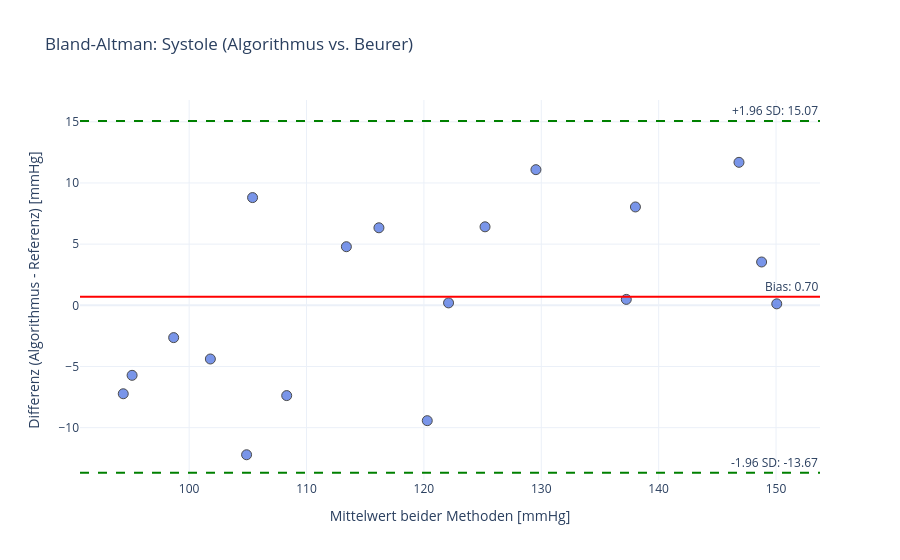
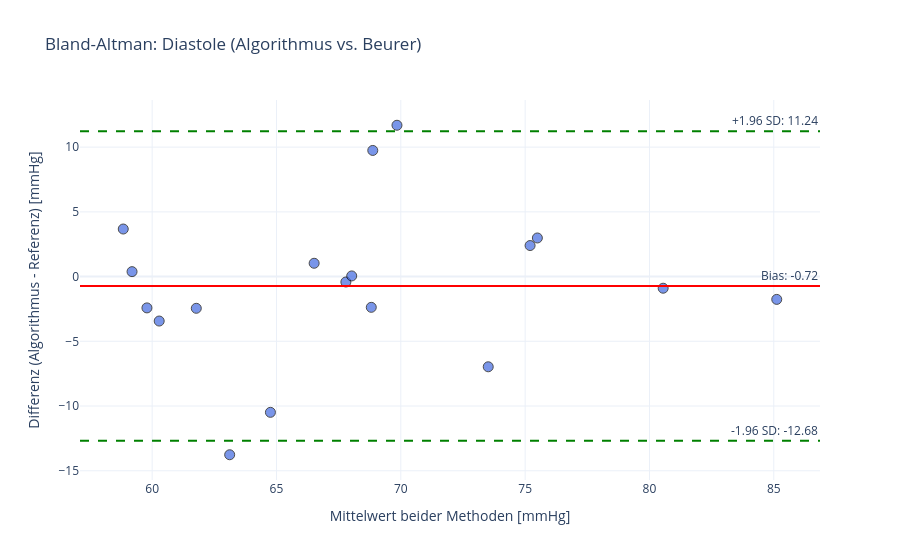
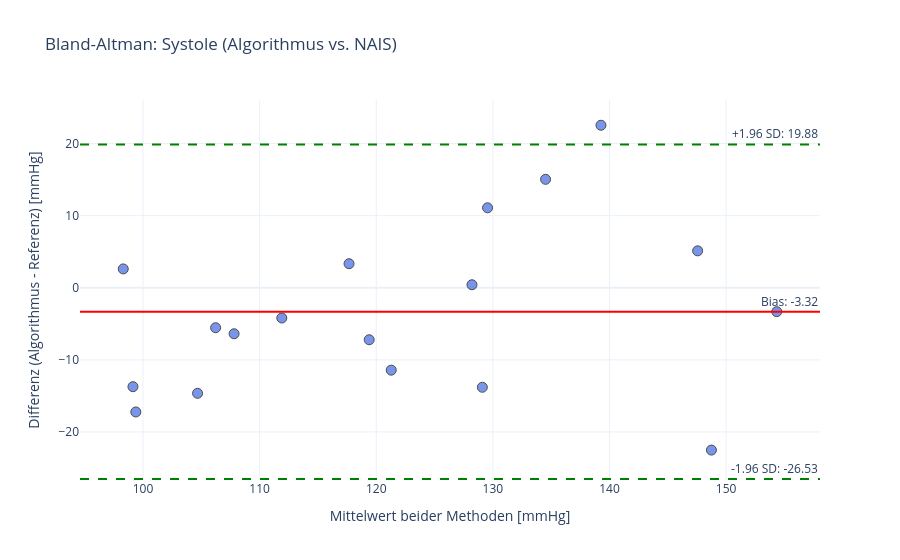
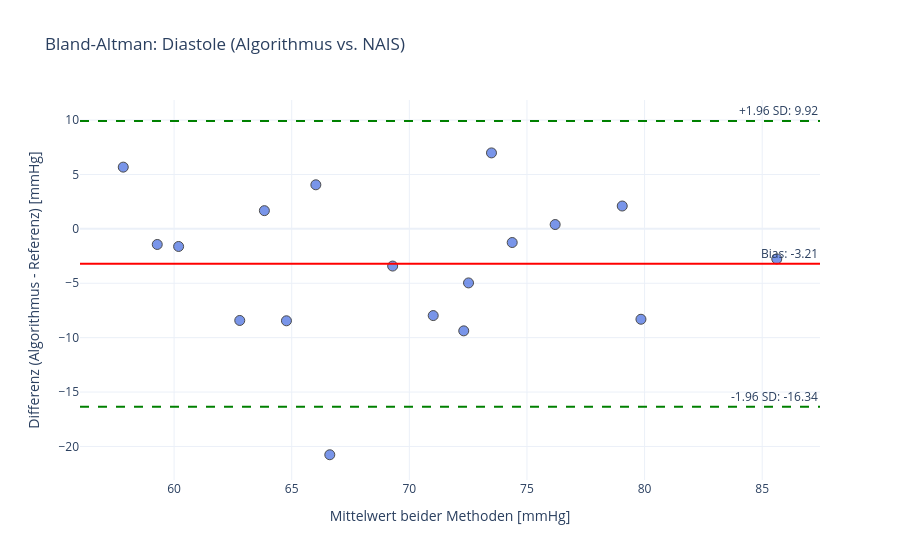

Notebook code for these charts, in order:
### Markdown cell above
### Messungen optimiert auf Beurer

### Code cell
run_analysis(catagories[1])

### Figure 1 — Plotly figure (JSON) as saved in the notebook; plotly's stock layout.template omitted (floating-point values rounded to 4 significant figures)
{"data": [{"hovertemplate": "<b>Messung: %{text}</b><br>Mittelwert: %{x:.1f} mmHg<br>Fehler (Algo-Ref): %{y:.1f} mmHg<extra></extra>", "marker": {"color": "royalblue", "line": {"color": "black", "width": 1}, "opacity": 0.7, "size": 10}, "mode": "markers", "name": "Messungen", "text": ["P01_REST_01_100825", "P01_REST_02_100825", "P01_ACTIV_01_160925", "P02_REST_01_100825", "P02_REST_02_160925", "P02_ACTIV_01_160925", "P03_REST_02_160925", "P03_ACTIV_02_160925", "P04_REST_01_160925", "P04_ACTIV_01_160925", "P05_REST_01_210925", "P05_ACTIV_01_210925", "P06_REST_01_191025", "P06_ACTIV_01_191025", "P07_REST_01_191025", "P07_ACTIV_01_191025", "P08_REST_01_201025", "P08_ACTIV_01_201025"], "x": [101.8, 95.14, 148.8, 104.9, 116.2, 138.0, 98.68, 108.3, 105.4, 120.3, 125.2, 137.2, 122.1, 146.8, 113.4, 150.1, 94.39, 129.5], "y": [-4.386, -5.721, 3.542, -12.21, 6.337, 8.041, -2.639, -7.379, 8.806, -9.428, 6.417, 0.485, 0.1983, 11.69, 4.79, 0.1205, -7.228, 11.09], "type": "scatter"}], "layout": {"shapes": [{"line": {"color": "red", "dash": "solid"}, "type": "line", "x0": 0, "x1": 1, "xref": "x domain", "y0": 0.6954, "y1": 0.6954, "yref": "y"}, {"line": {"color": "green", "dash": "dash"}, "type": "line", "x0": 0, "x1": 1, "xref": "x domain", "y0": 15.07, "y1": 15.07, "yref": "y"}, {"line": {"color": "green", "dash": "dash"}, "type": "line", "x0": 0, "x1": 1, "xref": "x domain", "y0": -13.67, "y1": -13.67, "yref": "y"}], "annotations": [{"showarrow": false, "text": "Bias: 0.70", "x": 1, "xanchor": "right", "xref": "x domain", "y": 0.6954, "yanchor": "bottom", "yref": "y"}, {"showarrow": false, "text": "+1.96 SD: 15.07", "x": 1, "xanchor": "right", "xref": "x domain", "y": 15.07, "yanchor": "bottom", "yref": "y"}, {"showarrow": false, "text": "-1.96 SD: -13.67", "x": 1, "xanchor": "right", "xref": "x domain", "y": -13.67, "yanchor": "bottom", "yref": "y"}], "title": {"text": "Bland-Altman: Systole (Algorithmus vs. Beurer)"}, "xaxis": {"title": {"text": "Mittelwert beider Methoden [mmHg]"}}, "yaxis": {"title": {"text": "Differenz (Algorithmus - Referenz) [mmHg]"}}, "hovermode": "closest"}}

### Figure 2 — Plotly figure (JSON) as saved in the notebook; plotly's stock layout.template omitted (floating-point values rounded to 4 significant figures)
{"data": [{"hovertemplate": "<b>Messung: %{text}</b><br>Mittelwert: %{x:.1f} mmHg<br>Fehler (Algo-Ref): %{y:.1f} mmHg<extra></extra>", "marker": {"color": "royalblue", "line": {"color": "black", "width": 1}, "opacity": 0.7, "size": 10}, "mode": "markers", "name": "Messungen", "text": ["P01_REST_01_100825", "P01_REST_02_100825", "P01_ACTIV_01_160925", "P02_REST_01_100825", "P02_REST_02_160925", "P02_ACTIV_01_160925", "P03_REST_02_160925", "P03_ACTIV_02_160925", "P04_REST_01_160925", "P04_ACTIV_01_160925", "P05_REST_01_210925", "P05_ACTIV_01_210925", "P06_REST_01_191025", "P06_ACTIV_01_191025", "P07_REST_01_191025", "P07_ACTIV_01_191025", "P08_REST_01_201025", "P08_ACTIV_01_201025"], "x": [60.28, 58.84, 80.55, 64.76, 66.51, 73.52, 59.19, 59.79, 67.79, 63.12, 68.03, 75.49, 85.12, 69.85, 68.81, 75.2, 61.78, 68.87], "y": [-3.434, 3.675, -0.8987, -10.49, 1.029, -6.969, 0.3822, -2.419, -0.4183, -13.76, 0.05044, 2.984, -1.762, 11.69, -2.375, 2.397, -2.45, 9.745], "type": "scatter"}], "layout": {"shapes": [{"line": {"color": "red", "dash": "solid"}, "type": "line", "x0": 0, "x1": 1, "xref": "x domain", "y0": -0.7236, "y1": -0.7236, "yref": "y"}, {"line": {"color": "green", "dash": "dash"}, "type": "line", "x0": 0, "x1": 1, "xref": "x domain", "y0": 11.24, "y1": 11.24, "yref": "y"}, {"line": {"color": "green", "dash": "dash"}, "type": "line", "x0": 0, "x1": 1, "xref": "x domain", "y0": -12.68, "y1": -12.68, "yref": "y"}], "annotations": [{"showarrow": false, "text": "Bias: -0.72", "x": 1, "xanchor": "right", "xref": "x domain", "y": -0.7236, "yanchor": "bottom", "yref": "y"}, {"showarrow": false, "text": "+1.96 SD: 11.24", "x": 1, "xanchor": "right", "xref": "x domain", "y": 11.24, "yanchor": "bottom", "yref": "y"}, {"showarrow": false, "text": "-1.96 SD: -12.68", "x": 1, "xanchor": "right", "xref": "x domain", "y": -12.68, "yanchor": "bottom", "yref": "y"}], "title": {"text": "Bland-Altman: Diastole (Algorithmus vs. Beurer)"}, "xaxis": {"title": {"text": "Mittelwert beider Methoden [mmHg]"}}, "yaxis": {"title": {"text": "Differenz (Algorithmus - Referenz) [mmHg]"}}, "hovermode": "closest"}}

### Figure 3 — Plotly figure (JSON) as saved in the notebook; plotly's stock layout.template omitted (floating-point values rounded to 4 significant figures)
{"data": [{"hovertemplate": "<b>Messung: %{text}</b><br>Mittelwert: %{x:.1f} mmHg<br>Fehler (Algo-Ref): %{y:.1f} mmHg<extra></extra>", "marker": {"color": "royalblue", "line": {"color": "black", "width": 1}, "opacity": 0.7, "size": 10}, "mode": "markers", "name": "Messungen", "text": ["P01_REST_01_100825", "P01_REST_02_100825", "P01_ACTIV_01_160925", "P02_REST_02_160925", "P02_ACTIV_01_160925", "P03_REST_01_100825", "P03_REST_02_160925", "P03_ACTIV_02_160925", "P04_REST_01_160925", "P04_ACTIV_01_160925", "P05_REST_01_210925", "P05_ACTIV_01_210925", "P06_REST_01_191025", "P06_ACTIV_01_191025", "P07_REST_01_191025", "P07_ACTIV_01_191025", "P08_REST_01_201025", "P08_ACTIV_01_201025"], "x": [98.31, 99.14, 139.3, 117.7, 134.5, 106.2, 104.7, 107.8, 111.9, 121.3, 128.2, 148.7, 129.1, 154.3, 119.4, 147.6, 99.39, 129.5], "y": [2.614, -13.72, 22.54, 3.337, 15.04, -5.545, -14.64, -6.379, -4.194, -11.43, 0.4172, -22.52, -13.8, -3.313, -7.21, 5.12, -17.23, 11.09], "type": "scatter"}], "layout": {"shapes": [{"line": {"color": "red", "dash": "solid"}, "type": "line", "x0": 0, "x1": 1, "xref": "x domain", "y0": -3.323, "y1": -3.323, "yref": "y"}, {"line": {"color": "green", "dash": "dash"}, "type": "line", "x0": 0, "x1": 1, "xref": "x domain", "y0": 19.88, "y1": 19.88, "yref": "y"}, {"line": {"color": "green", "dash": "dash"}, "type": "line", "x0": 0, "x1": 1, "xref": "x domain", "y0": -26.53, "y1": -26.53, "yref": "y"}], "annotations": [{"showarrow": false, "text": "Bias: -3.32", "x": 1, "xanchor": "right", "xref": "x domain", "y": -3.323, "yanchor": "bottom", "yref": "y"}, {"showarrow": false, "text": "+1.96 SD: 19.88", "x": 1, "xanchor": "right", "xref": "x domain", "y": 19.88, "yanchor": "bottom", "yref": "y"}, {"showarrow": false, "text": "-1.96 SD: -26.53", "x": 1, "xanchor": "right", "xref": "x domain", "y": -26.53, "yanchor": "bottom", "yref": "y"}], "title": {"text": "Bland-Altman: Systole (Algorithmus vs. NAIS)"}, "xaxis": {"title": {"text": "Mittelwert beider Methoden [mmHg]"}}, "yaxis": {"title": {"text": "Differenz (Algorithmus - Referenz) [mmHg]"}}, "hovermode": "closest"}}

### Figure 4 — Plotly figure (JSON) as saved in the notebook; plotly's stock layout.template omitted (floating-point values rounded to 4 significant figures)
{"data": [{"hovertemplate": "<b>Messung: %{text}</b><br>Mittelwert: %{x:.1f} mmHg<br>Fehler (Algo-Ref): %{y:.1f} mmHg<extra></extra>", "marker": {"color": "royalblue", "line": {"color": "black", "width": 1}, "opacity": 0.7, "size": 10}, "mode": "markers", "name": "Messungen", "text": ["P01_REST_01_100825", "P01_REST_02_100825", "P01_ACTIV_01_160925", "P02_REST_02_160925", "P02_ACTIV_01_160925", "P03_REST_01_100825", "P03_REST_02_160925", "P03_ACTIV_02_160925", "P04_REST_01_160925", "P04_ACTIV_01_160925", "P05_REST_01_210925", "P05_ACTIV_01_210925", "P06_REST_01_191025", "P06_ACTIV_01_191025", "P07_REST_01_191025", "P07_ACTIV_01_191025", "P08_REST_01_201025", "P08_ACTIV_01_201025"], "x": [59.28, 57.84, 79.05, 71.01, 72.52, 63.84, 60.19, 62.79, 69.29, 66.62, 66.03, 73.49, 85.62, 79.85, 72.31, 76.2, 64.78, 74.37], "y": [-1.434, 5.675, 2.101, -7.971, -4.969, 1.675, -1.618, -8.419, -3.418, -20.76, 4.05, 6.984, -2.762, -8.308, -9.375, 0.3974, -8.45, -1.255], "type": "scatter"}], "layout": {"shapes": [{"line": {"color": "red", "dash": "solid"}, "type": "line", "x0": 0, "x1": 1, "xref": "x domain", "y0": -3.215, "y1": -3.215, "yref": "y"}, {"line": {"color": "green", "dash": "dash"}, "type": "line", "x0": 0, "x1": 1, "xref": "x domain", "y0": 9.916, "y1": 9.916, "yref": "y"}, {"line": {"color": "green", "dash": "dash"}, "type": "line", "x0": 0, "x1": 1, "xref": "x domain", "y0": -16.34, "y1": -16.34, "yref": "y"}], "annotations": [{"showarrow": false, "text": "Bias: -3.21", "x": 1, "xanchor": "right", "xref": "x domain", "y": -3.215, "yanchor": "bottom", "yref": "y"}, {"showarrow": false, "text": "+1.96 SD: 9.92", "x": 1, "xanchor": "right", "xref": "x domain", "y": 9.916, "yanchor": "bottom", "yref": "y"}, {"showarrow": false, "text": "-1.96 SD: -16.34", "x": 1, "xanchor": "right", "xref": "x domain", "y": -16.34, "yanchor": "bottom", "yref": "y"}], "title": {"text": "Bland-Altman: Diastole (Algorithmus vs. NAIS)"}, "xaxis": {"title": {"text": "Mittelwert beider Methoden [mmHg]"}}, "yaxis": {"title": {"text": "Differenz (Algorithmus - Referenz) [mmHg]"}}, "hovermode": "closest"}}
